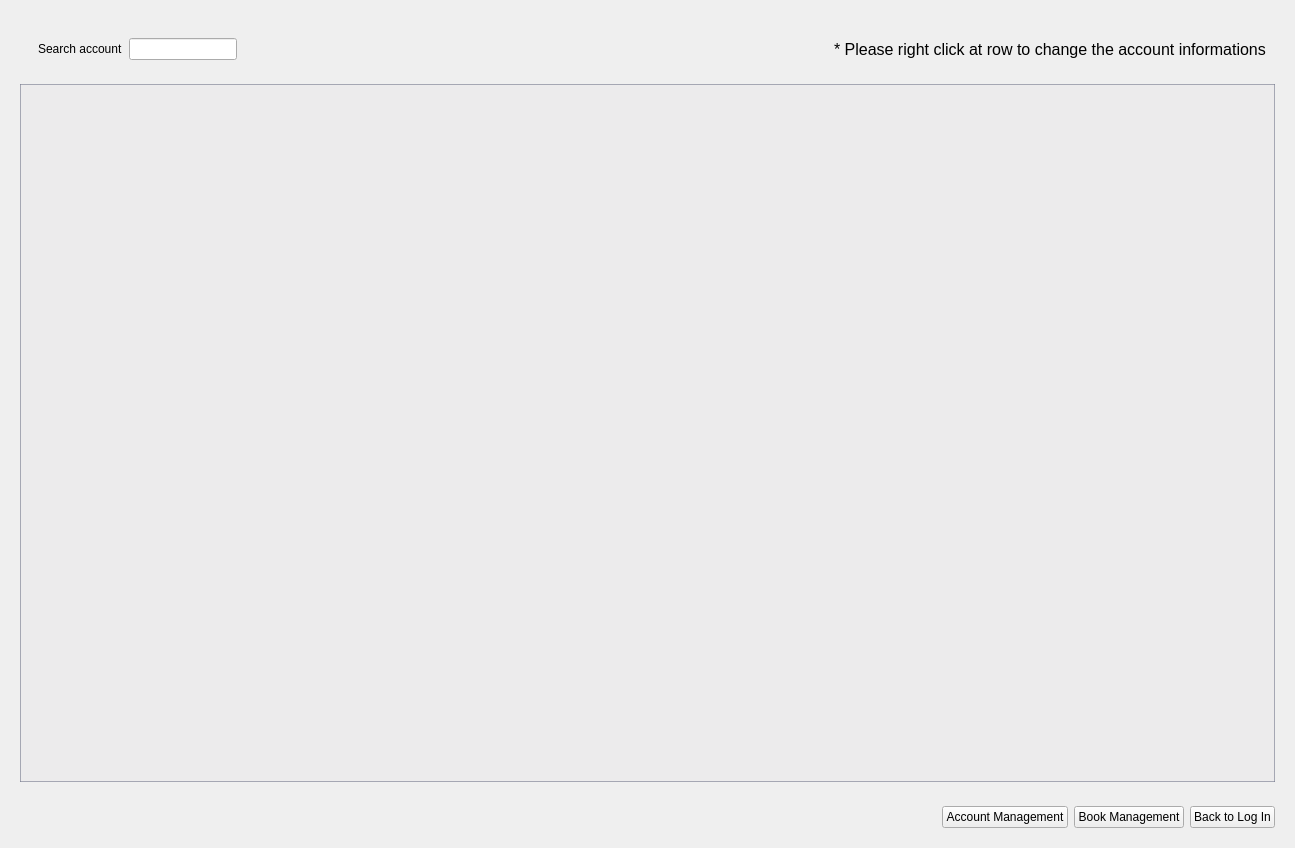
<?xml version="1.0" encoding="UTF-8"?>
<ui version="4.0">
 <class>Adminstrator</class>
 <widget class="QWidget" name="Adminstrator">
  <property name="geometry">
   <rect>
    <x>0</x>
    <y>0</y>
    <width>1295</width>
    <height>848</height>
   </rect>
  </property>
  <property name="minimumSize">
   <size>
    <width>800</width>
    <height>600</height>
   </size>
  </property>
  <property name="maximumSize">
   <size>
    <width>16777215</width>
    <height>16777215</height>
   </size>
  </property>
  <property name="windowTitle">
   <string>Form</string>
  </property>
  <layout class="QVBoxLayout" name="verticalLayout_4">
   <item>
    <widget class="QStackedWidget" name="stackedWidget">
     <property name="currentIndex">
      <number>0</number>
     </property>
     <widget class="QWidget" name="accountView" native="true">
      <layout class="QVBoxLayout" name="verticalLayout_2">
       <item>
        <widget class="QFrame" name="frame_2">
         <property name="frameShape">
          <enum>QFrame::NoFrame</enum>
         </property>
         <property name="frameShadow">
          <enum>QFrame::Raised</enum>
         </property>
         <layout class="QHBoxLayout" name="horizontalLayout_2">
          <item alignment="Qt::AlignLeft">
           <widget class="QFrame" name="frame">
            <property name="frameShape">
             <enum>QFrame::NoFrame</enum>
            </property>
            <property name="frameShadow">
             <enum>QFrame::Raised</enum>
            </property>
            <layout class="QHBoxLayout" name="horizontalLayout">
             <item>
              <widget class="QLabel" name="label_2">
               <property name="text">
                <string>Search account</string>
               </property>
              </widget>
             </item>
             <item>
              <widget class="QLineEdit" name="searchAccountBox"/>
             </item>
            </layout>
           </widget>
          </item>
          <item alignment="Qt::AlignRight">
           <widget class="QLabel" name="label">
            <property name="font">
             <font>
              <pointsize>12</pointsize>
             </font>
            </property>
            <property name="text">
             <string>* Please right click at row to change the account informations</string>
            </property>
           </widget>
          </item>
         </layout>
        </widget>
       </item>
       <item>
        <widget class="QTableView" name="usersTableView">
         <property name="styleSheet">
          <string notr="true">QTableView {
border: 1px solid rgba(118, 122, 142, 153);
background: rgba(224, 222, 225, 51);
selection-background-color: rgba(136, 132, 159, 204);
selection-color: rgb(248, 246, 250);
}

QHeaderView::section {
border-radius: 30px;
height: 30px;
color: rgb(239, 238, 241);
background: rgb(108, 104, 124);
}
</string>
         </property>
         <property name="editTriggers">
          <set>QAbstractItemView::CurrentChanged</set>
         </property>
         <property name="dragEnabled">
          <bool>true</bool>
         </property>
        </widget>
       </item>
      </layout>
     </widget>
     <widget class="QWidget" name="bookView" native="true">
      <layout class="QHBoxLayout" name="horizontalLayout_6">
       <item>
        <widget class="QWidget" name="widget_2" native="true">
         <layout class="QVBoxLayout" name="verticalLayout_3">
          <item>
           <widget class="QFrame" name="frame_4">
            <property name="frameShape">
             <enum>QFrame::NoFrame</enum>
            </property>
            <property name="frameShadow">
             <enum>QFrame::Raised</enum>
            </property>
            <layout class="QHBoxLayout" name="horizontalLayout_4">
             <item alignment="Qt::AlignLeft">
              <widget class="QFrame" name="frame_5">
               <property name="frameShape">
                <enum>QFrame::NoFrame</enum>
               </property>
               <property name="frameShadow">
                <enum>QFrame::Raised</enum>
               </property>
               <layout class="QHBoxLayout" name="horizontalLayout_5">
                <item>
                 <widget class="QLabel" name="label_3">
                  <property name="text">
                   <string>Search book</string>
                  </property>
                 </widget>
                </item>
                <item>
                 <widget class="QLineEdit" name="searchBookBox"/>
                </item>
               </layout>
              </widget>
             </item>
             <item alignment="Qt::AlignLeft">
              <widget class="QLabel" name="label_4">
               <property name="font">
                <font>
                 <pointsize>12</pointsize>
                </font>
               </property>
               <property name="text">
                <string>Library management</string>
               </property>
              </widget>
             </item>
            </layout>
           </widget>
          </item>
          <item>
           <widget class="QTableView" name="bookTableView"/>
          </item>
         </layout>
        </widget>
       </item>
       <item>
        <widget class="QWidget" name="buttonWidget" native="true">
         <layout class="QVBoxLayout" name="verticalLayout">
          <item alignment="Qt::AlignHCenter">
           <widget class="QPushButton" name="addBookBtn">
            <property name="minimumSize">
             <size>
              <width>90</width>
              <height>60</height>
             </size>
            </property>
            <property name="maximumSize">
             <size>
              <width>90</width>
              <height>60</height>
             </size>
            </property>
            <property name="text">
             <string>Add Book</string>
            </property>
           </widget>
          </item>
          <item alignment="Qt::AlignHCenter">
           <widget class="QPushButton" name="deleteBookBtn">
            <property name="minimumSize">
             <size>
              <width>90</width>
              <height>60</height>
             </size>
            </property>
            <property name="maximumSize">
             <size>
              <width>90</width>
              <height>60</height>
             </size>
            </property>
            <property name="text">
             <string>Delete Book</string>
            </property>
           </widget>
          </item>
         </layout>
        </widget>
       </item>
      </layout>
     </widget>
    </widget>
   </item>
   <item alignment="Qt::AlignRight">
    <widget class="QFrame" name="frame_3">
     <property name="frameShape">
      <enum>QFrame::NoFrame</enum>
     </property>
     <property name="frameShadow">
      <enum>QFrame::Raised</enum>
     </property>
     <layout class="QHBoxLayout" name="horizontalLayout_3">
      <item>
       <widget class="QPushButton" name="accountManagementBtn">
        <property name="text">
         <string>Account Management</string>
        </property>
       </widget>
      </item>
      <item>
       <widget class="QPushButton" name="bookManagementBtn">
        <property name="text">
         <string>Book Management</string>
        </property>
       </widget>
      </item>
      <item>
       <widget class="QPushButton" name="backToLoginBtn">
        <property name="text">
         <string>Back to Log In</string>
        </property>
       </widget>
      </item>
     </layout>
    </widget>
   </item>
  </layout>
 </widget>
 <resources/>
 <connections/>
</ui>
